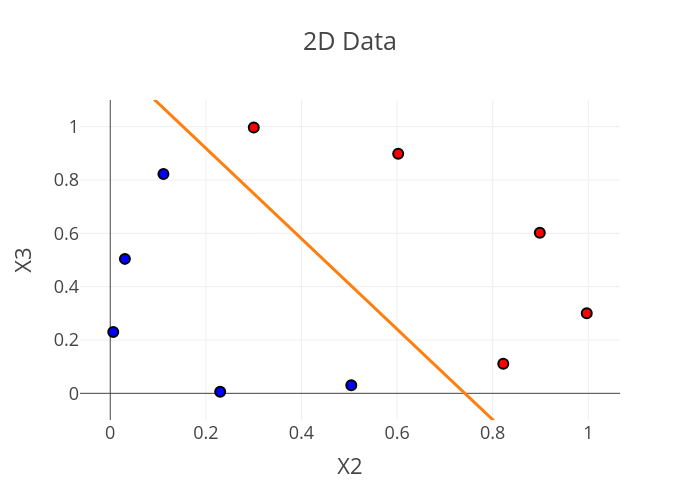

Notebook source saved alongside this figure:
### Code cell
x = np.linspace(0, 1, 100)
y = -(rbf_svm.intercept_[0] + rbf_svm.coef_[0][0] * x) / rbf_svm.coef_[0][1]
fig.add_trace(go.Scatter(x=x, y=y, mode='lines', name='Decision Boundary', showlegend=False))
fig.show()
